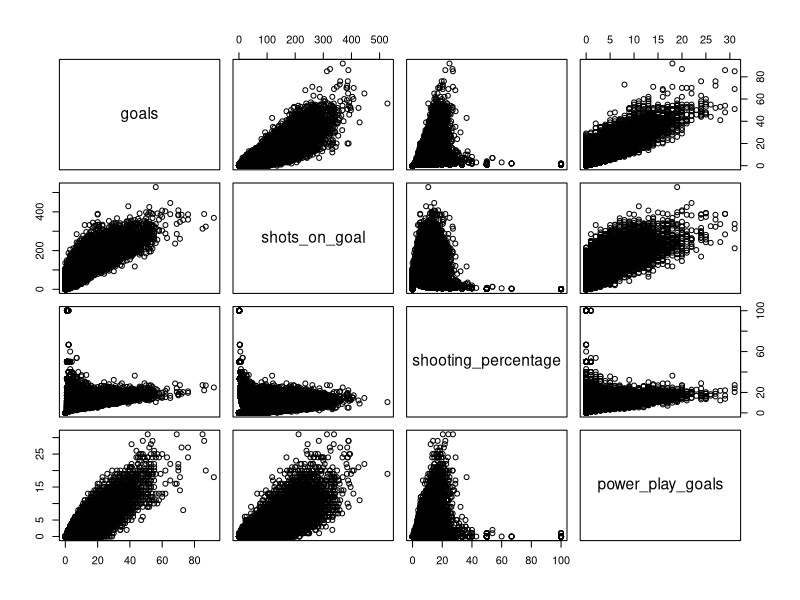
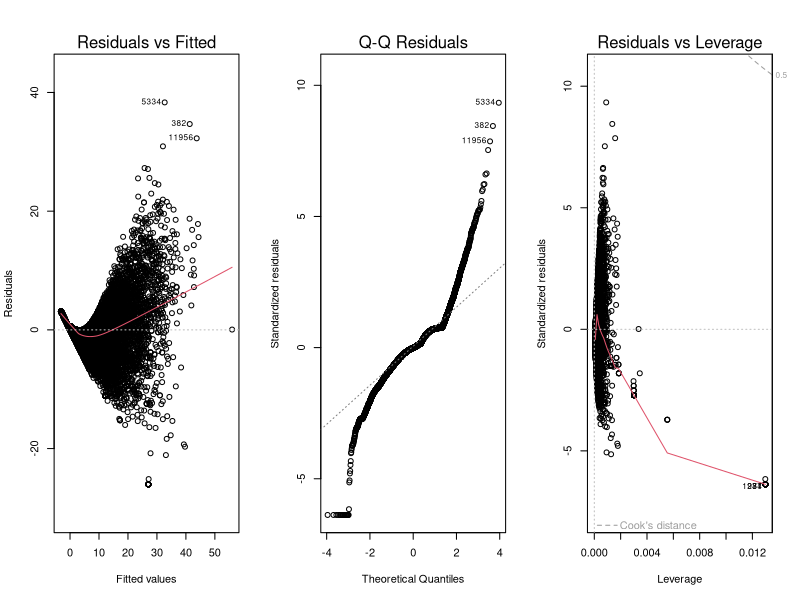
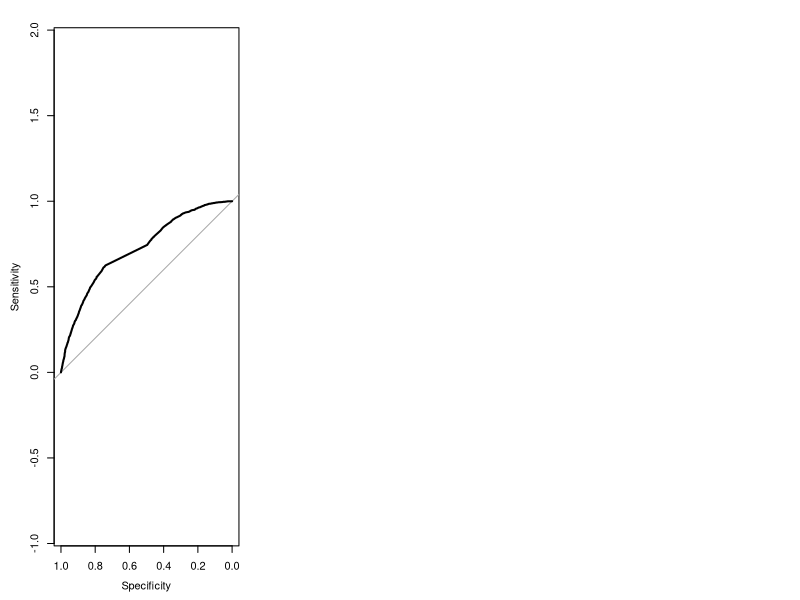

Reproduce these figures in R, in order.
## ---- chunk 1
library(tidyverse)
library(magrittr)
library(data.table) # Pre %like% operátor
library(caret) # Pre confusionMatrix
library(pROC)

## ---- chunk 2
getwd()
setwd("/Users/danielcok/xcok/4.semester/OZNAL/Zadanie") # Set the correct path to players_22.csv
data <- read_delim("NHL_Players_Statistics.csv", col_names = TRUE, num_threads = 4, delim = ';');
data
view(data)
## ---- chunk 3
colnames(data) # Pôvodné mená stĺpcov

new_colnames <- c("player_name", "date_of_birth", "season_year", "season", "team", "games_played", "goals", "assists", "points", "plus_minus_ratings", "penalty_minutes",
                "shots_on_goal", "shooting_percentage", "power_play_goals", "power_play_assists", "short_goals", "short_assists", "game_winning_goals", "game_tying_goals",
                "time_on_ice_per_game", "production", "number", "games_started", "wins", "losses", "ties", "overtime_losses", "goals_against", "goals_against_average", "shots_against", "saves",
                "save_percentage", "shutouts", "position", "height", "weight", "bmi", "place_of_birth", "age", "experience")

colnames(data) <- new_colnames

colnames(data) # Nové mená stĺpcov
## ---- chunk 4
data %<>% separate("date_of_birth", into = c("Year", "Month", "Day"), sep = "-")
## ---- chunk 5
data %<>% separate("place_of_birth", into = c("city", "state"), sep = ",")
## ---- chunk 6
data$season <- gsub("'", "", data$season) # Funkcia gsub funguje podobne ako sub ale nahradí všetky výskyty
## ---- chunk 7
data$game_tying_goals[is.na(data$game_tying_goals)] <- 0
data$number[is.na(data$number)] <- 0
data$goals[is.na(data$goals)] <- 0
data$assists[is.na(data$assists)] <- 0
data$points[is.na(data$points)] <- 0
data$plus_minus_ratings[is.na(data$plus_minus_ratings)] <- 0
data$penalty_minutes[is.na(data$penalty_minutes)] <- 0
data$shots_on_goal[is.na(data$shots_on_goal)] <- 0
data$shooting_percentage[is.na(data$shooting_percentage)] <- 0
data$power_play_goals[is.na(data$power_play_goals)] <- 0
data$power_play_assists[is.na(data$power_play_assists)] <- 0
data$short_goals[is.na(data$short_goals)] <- 0
data$short_assists[is.na(data$short_assists)] <- 0
data$game_winning_goals[is.na(data$game_winning_goals)] <- 0
## ---- chunk 8
# Získame unikátne hodnoty z pozícií hráčov
unique(data$position)
data %<>% mutate(
  role = case_when(
    position %like% "Right_wing|Left_wing|Center|Forward" ~ "offensive",
    position %like% "Defence" ~ "defensive",
    position %like% "Goaltender" ~ "goalie",
    .default = "goalie"
  )
)
## ---- chunk 9
# Vytvorenie stĺpca role_oneHot na základe pozície
data <- data %>% 
  mutate(
    role_oneHot = if_else(role == "offensive", 1, 0)
  )

## ---- chunk 10
view(data)
## ---- chunk 11
selected_data <- data %>% select(goals, shots_on_goal, shooting_percentage, power_play_goals)
plot(selected_data)
#boxplot(selected_data)
## ---- chunk 12
# Filter na offensive a defensive
filtered_data <- data %>% filter(role == "offensive" | role == "defensive")

sample <- sample(c(TRUE, FALSE), nrow(filtered_data), replace=TRUE, prob=c(0.7,0.3))
train <- filtered_data[sample, ]
test <- filtered_data[!sample, ]

model <- lm(goals ~ shots_on_goal + shooting_percentage, data = train)
summary(model)
## ---- chunk 13
par(mfrow = c(1,3)) # Vytvorí grid 1x3
plot(model, which = c(1,2,5))
## ---- chunk 14
# Pre trénovacie dáta
residuals <- model$residuals
RSS <- sum(residuals^2)
RSS
RMSE <- sqrt(mean(residuals^2))
RMSE

# Pre testovacie dáta
predictions <- predict(model, test)
residuals_test <- test$goals - predictions
RSS_test <- sum(residuals_test^2)
RSS_test
RMSE_test <- RMSE(predictions, test$goals)
RMSE_test
## ---- chunk 15
# Rozdelenie dát na trenovaciu a testovaciu súpravu
set.seed(123)  
training_indices <- createDataPartition(data$role_oneHot, p = 0.7, list = FALSE)  
train_data <- data[training_indices, ]  
test_data <- data[-training_indices, ]  

## ---- chunk 16
# Vytvorenie logistického regresného modelu
model <- glm(role_oneHot ~ goals + assists , data = train_data, family = "binomial")  
## ---- chunk 17
# Predikcie a hodnotenie
predictions <- predict(model, test_data, type = "response")  
predicted_class <- if_else(predictions > 0.5, 1, 0)  
## ---- chunk 18
# Confusion matrix
cm <- confusionMatrix(as.factor(predicted_class), as.factor(test_data$role_oneHot), positive =  "1")
print(cm)  
## ---- chunk 19
# ROC krivka a výpočet AUC
roc_response <- roc(response = test_data$role_oneHot, predictor = as.numeric(predictions))
plot(roc_response)  
## ---- chunk 20
# Výpočet a výpis hodnoty AUC (Area Under the Curve) pre ROC krivku
auc_value <- auc(roc_response)
print(auc_value)
## ---- chunk 21
# Výpis celkovej presnosti modelu
cm_overall_accuracy <- cm$overall['Accuracy']
print(paste("Accuracy:", cm_overall_accuracy))
## ---- chunk 22
# Výpočet a výpis proporcionálneho rozdelenia tried v testovacej sade
proportion_of_1 <- sum(cm$table[2,]) / sum(cm$table)
proportion_of_0 <- sum(cm$table[1,]) / sum(cm$table)
print(paste("Class proportions are: ", proportion_of_1, proportion_of_0, "for 1 and 0, respectively."))
## ---- chunk 23
# Výpočet a výpis presnosti (Precision) predpovedí modelu
precision <- cm$table[2,2] / (cm$table[2,2] + cm$table[2,1])
print(paste("Precision:", precision))
## ---- chunk 24
# Výpočet a výpis citlivosti (Recall) predpovedí modelu
recall <- cm$table[2,2] / (cm$table[2,2] + cm$table[1,2])
print(paste("Recall:", recall))
## ---- chunk 25
# Sumarizácia modelu a interpretácia koeficientov
model_summary <- summary(model)
print(model_summary)
